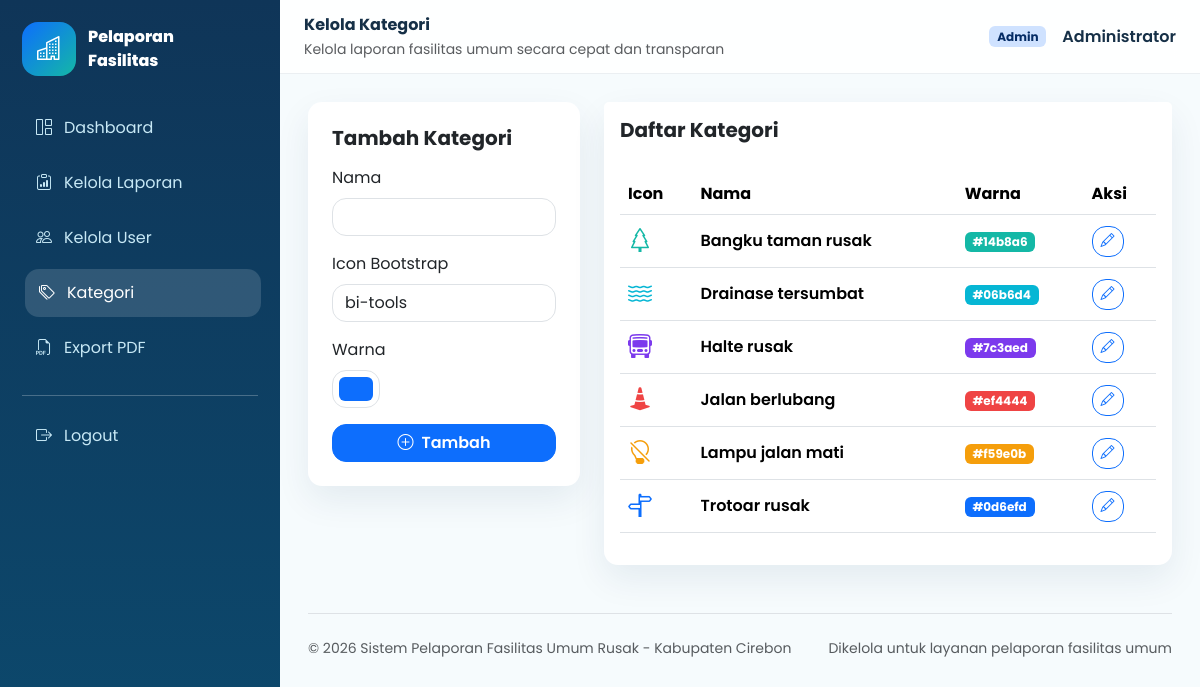
Page /public/admin/categories (signed in) on the committed database.
### tables this page shows
CREATE TABLE categories (
    id INT AUTO_INCREMENT PRIMARY KEY,
    nama VARCHAR(120) NOT NULL,
    icon VARCHAR(80) NOT NULL DEFAULT 'bi-tools',
    warna VARCHAR(20) NOT NULL DEFAULT '#0d6efd',
    created_at TIMESTAMP DEFAULT CURRENT_TIMESTAMP
);

### app/core/Controller.php (called while the page is built, shortened)
<?php
abstract class Controller
{
    protected function view(string $view, array $data = []): void
    {
        extract($data);
        require APP_ROOT . '/app/views/' . $view . '.php';
    }
}

### app/controllers/AdminController.php (called while the page is built, shortened)
<?php
class AdminController extends Controller
{
    public function categories(): void
    {
        $this->view('admin/categories', ['title' => 'Kelola Kategori', 'categories' => $this->model('Category')->all()]);
    }
}

### app/core/App.php (called while the page is built, shortened)
<?php
class App
{
    protected string $controller = 'HomeController';
    protected string $method = 'index';
    public function __construct()
    {
        $routes = $this->routes();
        $url = trim($_GET['url'] ?? '', '/');
        $requestMethod = $_SERVER['REQUEST_METHOD'];
        $routeKey = $requestMethod . ' ' . ($url === '' ? '/' : $url);
        $matched = $routes[$routeKey] ?? null;
        $params = [];
        [$this->controller, $this->method] = explode('@', $matched);
        $this->params = $params;
        call_user_func_array([new $this->controller(), $this->method], $this->params);
    }
    private function routes(): array
    {
        return [
            'GET /' => 'HomeController@index',
            'GET login' => 'AuthController@login',
            'POST login' => 'AuthController@processLogin',
            'GET register' => 'AuthController@register',
            'POST register' => 'AuthController@processRegister',
            'GET logout' => 'AuthController@logout',
            'GET user/dashboard' => 'UserController@dashboard',
            'GET user/reports/create' => 'ReportController@create',
            'POST user/reports/store' => 'ReportController@store',
            'GET user/reports' => 'ReportController@history',
            'GET user/reports/{id}' => 'ReportController@show',
            'GET user/profile' => 'ProfileController@index',
            'POST user/profile' => 'ProfileController@update',
            'GET petugas/dashboard' => 'PetugasController@dashboard',
            'GET petugas/reports' => 'PetugasController@reports',
            'POST petugas/reports/{id}/status' => 'PetugasController@updateStatus',
            'GET admin/dashboard' => 'AdminController@dashboard',
            'GET admin/reports' => 'AdminController@reports',
            'POST admin/reports/{id}/status' => 'AdminController@updateStatus',
            'GET admin/users' => 'AdminController@users',
            'POST admin/users/{id}/role' => 'AdminController@updateUserRole',
            'POST admin/users/{id}/delete' => 'AdminController@deleteUser',
            'GET admin/categories' => 'AdminController@categories',
            'POST admin/categories/store' => 'AdminController@storeCategory',
            'POST admin/categories/{id}/update' => 'AdminController@updateCategory',
            'POST admin/categories/{id}/delete' => 'AdminController@deleteCategory',
            'GET admin/map-data' => 'AdminController@mapData',
            'GET admin/export-pdf' => 'AdminController@exportPdf',
        ];
    }
}

### public/index.php (called while the page is built, shortened)
<?php
require_once APP_ROOT . '/app/core/helpers.php';
require_once APP_ROOT . '/app/core/Controller.php';
require_once APP_ROOT . '/app/core/App.php';
new App();

### app/core/helpers.php (called while the page is built, shortened)
<?php
function url(string $path = ''): string
{
    return rtrim(BASE_URL, '/') . '/' . ltrim($path, '/');
}

### app/models/Category.php (called while the page is built, shortened)
<?php
class Category extends Model
{
    public function all(): array
    {
        return $this->db->query('SELECT * FROM categories ORDER BY nama ASC')->fetchAll();
    }
}

### app/views/admin/categories.php (the view, shortened to what this page needs)
<?php require APP_ROOT . '/app/views/layouts/dashboard_header.php'; ?>
<div class="row g-4">
    <div class="col-lg-4">
        <div class="card border-0 shadow-soft">
            <div class="card-body p-4">
                <h5 class="fw-bold mb-3">Tambah Kategori</h5>
                <form method="post" action="<?= url('admin/categories/store') ?>">
                    <div class="mb-3"><label class="form-label">Nama</label><input name="nama" class="form-control" required></div>
                    <div class="mb-3"><label class="form-label">Icon Bootstrap</label><input name="icon" class="form-control" value="bi-tools" required></div>
                    <div class="mb-3"><label class="form-label">Warna</label><input name="warna" type="color" class="form-control form-control-color" value="#0d6efd"></div>
                    <button class="btn btn-primary w-100"><i class="bi bi-plus-circle me-2"></i>Tambah</button>
                </form>
            </div>
        </div>
    </div>
    <div class="col-lg-8">
        <div class="card border-0 shadow-soft">
            <div class="card-header bg-white border-0 py-3"><h5 class="fw-bold mb-0">Daftar Kategori</h5></div>
            <div class="card-body">
                <div class="table-responsive">
                    <table class="table datatable align-middle">
                        <thead><tr><th>Icon</th><th>Nama</th><th>Warna</th><th>Aksi</th></tr></thead>
                        <tbody>
                        <?php foreach ($categories as $category): ?>
                            <tr>
                                <td><i class="bi <?= $category['icon'] ?> fs-4" style="color:<?= $category['warna'] ?>"></i></td>
                                <td class="fw-semibold"><?= $category['nama'] ?></td>
                                <td><span class="badge" style="background:<?= $category['warna'] ?>"><?= $category['warna'] ?></span></td>
                                <td>
                                    <button class="btn btn-sm btn-outline-primary" data-bs-toggle="modal" data-bs-target="#category<?= $category['id'] ?>"><i class="bi bi-pencil"></i></button>
                                </td>
                            </tr>
                        <?php endforeach; ?>
                        </tbody>
                    </table>
                </div>
            </div>
        </div>
    </div>
</div>
<?php require APP_ROOT . '/app/views/layouts/dashboard_footer.php'; ?>

### public/assets/css/style.css (style rules this page uses)
:root { --primary: #0d6efd; --teal: #14b8a6; --ink: #163047; --muted: #64748b; --soft: #f3f8fb; --sidebar: #0f3558; }
* { letter-spacing: 0; }
body { font-family: 'Poppins', sans-serif; color: var(--ink); background: #f6fbfd; }
.btn, .card, .form-control, .form-select, .alert, .modal-content { border-radius: 14px; }
.btn { font-weight: 600; transition: transform .18s ease, box-shadow .18s ease; }
.shadow-soft { box-shadow: 0 14px 35px rgba(15, 53, 88, .08); }
.table > :not(caption) > * > * { vertical-align: middle; }

### rows in the picture
categories: nama "Bangku taman rusak", warna "#14b8a6"
categories: nama "Drainase tersumbat", warna "#06b6d4"
categories: nama "Halte rusak", warna "#7c3aed"
categories: nama "Jalan berlubang", warna "#ef4444"
categories: nama "Lampu jalan mati", warna "#f59e0b"
categories: nama "Trotoar rusak", warna "#0d6efd"

### other values in the picture
$title "Kelola Kategori"
current_user()['role'] "Admin"
current_user()['nama'] "Administrator"
APP_NAME "Sistem Pelaporan Fasilitas Umum Rusak"
